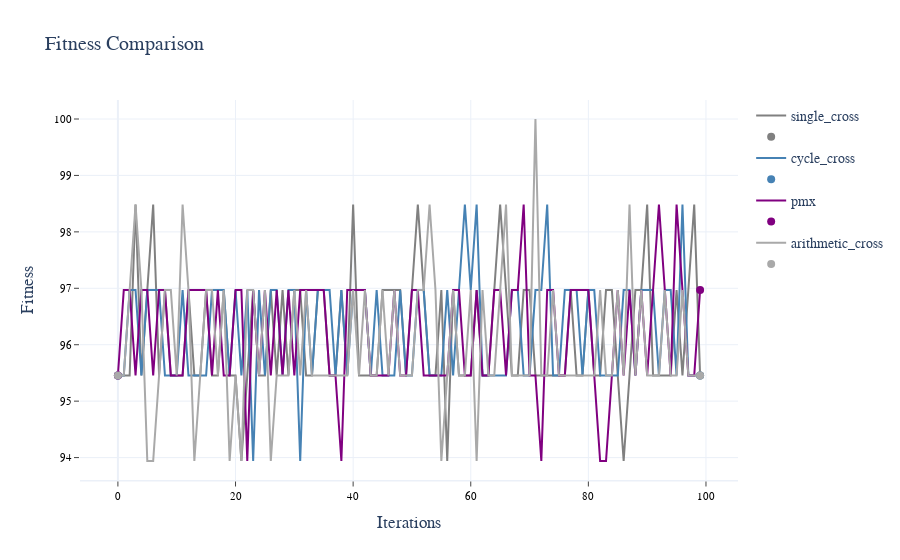
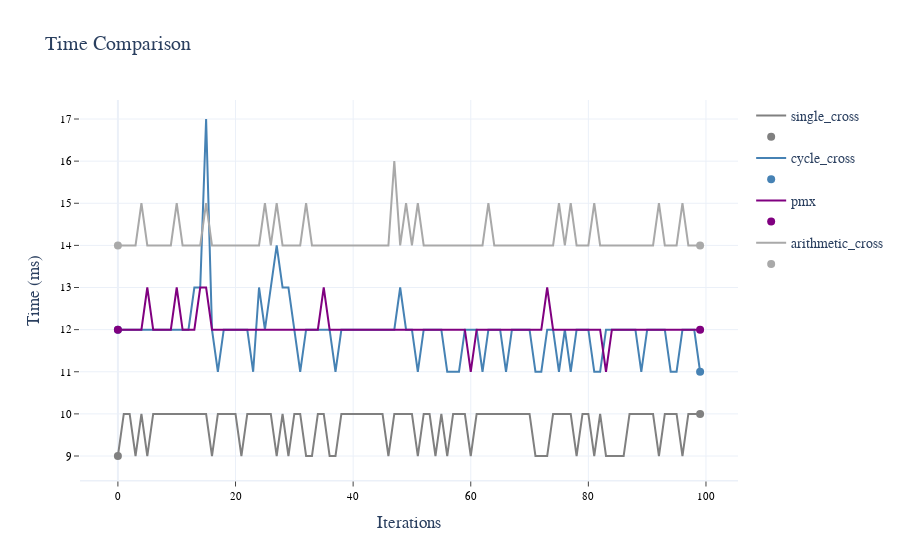

Write notebook code for charts like these, in order.
### Markdown cell above
### __2.2 Crossover Operator__

### Code cell
# seed for reproducibility
np.random.seed(0)

# Define the range of values
xo = ['single_cross', 'cycle_cross', 'pmx', 'arithmetic_cross']

# Setting previous best parameter as new default value
params.update(replace_param)

# Print current parameters to use in best_operators_search
print('\033[1mParameters for GA:\033[0m', end='\n\n')
print(params, end='\n\n')

param_list, df = best_operators_search('cross', xo, params)

# Displaying average results of the 100 iterations
print('\033[1mAverage results:', end='\n')
df['const'] = 'const'
df_avg = df.groupby('const').mean().reset_index(drop=True).round(3)
display(df_avg)

# Getting best parameter by fitness & time
best_param_fit = df_avg[[col for col in df_avg.columns if col.startswith('Fit_')]].idxmax(axis=1)[0].replace('Fit_', '')
best_param_time = df_avg[[col for col in df_avg.columns if col.startswith('Time_')]].idxmin(axis=1)[0].replace('Time_', '')
replace_param = {'cross': best_param_fit}
print(f'\nBest Fitness: \033[1m{best_param_fit}\033[0m\n\nBest Time: \033[1m{best_param_time}\033[0m', end='\n\n')

# Plotting results
plot_values(data = df, colors = color_palette[:len(xo)], layout=2, template='white', grid=True)

### Figure 1 — Plotly figure (JSON) as saved in the notebook; plotly's stock layout.template omitted (floating-point values rounded to 4 significant figures)
{"data": [{"line": {"color": "gray", "width": 2}, "name": "single_cross", "type": "scatter", "x": [0, 1, 2, 3, 4, 5, 6, 7, 8, 9, 10, 11, 12, 13, 14, 15, 16, 17, 18, 19, 20, 21, 22, 23, 24, 25, 26, 27, 28, 29, 30, 31, 32, 33, 34, 35, 36, 37, 38, 39, 40, 41, 42, 43, 44, 45, 46, 47, 48, 49, 50, 51, 52, 53, 54, 55, 56, 57, 58, 59, 60, 61, 62, 63, 64, 65, 66, 67, 68, 69, 70, 71, 72, 73, 74, 75, 76, 77, 78, 79, 80, 81, 82, 83, 84, 85, 86, 87, 88, 89, 90, 91, 92, 93, 94, 95, 96, 97, 98, 99], "y": [95.45, 95.45, 95.45, 98.48, 95.45, 96.97, 98.48, 95.45, 96.97, 95.45, 95.45, 95.45, 96.97, 95.45, 95.45, 96.97, 95.45, 95.45, 96.97, 95.45, 95.45, 93.94, 95.45, 96.97, 95.45, 95.45, 96.97, 95.45, 96.97, 95.45, 96.97, 96.97, 95.45, 95.45, 96.97, 96.97, 95.45, 95.45, 96.97, 95.45, 98.48, 95.45, 95.45, 95.45, 95.45, 96.97, 96.97, 96.97, 96.97, 95.45, 96.97, 98.48, 96.97, 95.45, 95.45, 96.97, 93.94, 96.97, 95.45, 95.45, 95.45, 96.97, 95.45, 95.45, 96.97, 98.48, 96.97, 95.45, 95.45, 96.97, 96.97, 95.45, 95.45, 95.45, 95.45, 95.45, 95.45, 96.97, 95.45, 95.45, 96.97, 95.45, 95.45, 96.97, 96.97, 95.45, 93.94, 95.45, 96.97, 96.97, 98.48, 95.45, 95.45, 95.45, 95.45, 96.97, 95.45, 96.97, 98.48, 95.45]}, {"marker": {"color": "gray", "size": 8}, "mode": "markers", "name": "", "type": "scatter", "x": [0, 99], "y": [95.45, 95.45]}, {"line": {"color": "steelblue", "width": 2}, "name": "cycle_cross", "type": "scatter", "x": [0, 1, 2, 3, 4, 5, 6, 7, 8, 9, 10, 11, 12, 13, 14, 15, 16, 17, 18, 19, 20, 21, 22, 23, 24, 25, 26, 27, 28, 29, 30, 31, 32, 33, 34, 35, 36, 37, 38, 39, 40, 41, 42, 43, 44, 45, 46, 47, 48, 49, 50, 51, 52, 53, 54, 55, 56, 57, 58, 59, 60, 61, 62, 63, 64, 65, 66, 67, 68, 69, 70, 71, 72, 73, 74, 75, 76, 77, 78, 79, 80, 81, 82, 83, 84, 85, 86, 87, 88, 89, 90, 91, 92, 93, 94, 95, 96, 97, 98, 99], "y": [95.45, 95.45, 96.97, 96.97, 95.45, 96.97, 96.97, 96.97, 95.45, 95.45, 95.45, 96.97, 95.45, 95.45, 95.45, 95.45, 96.97, 96.97, 96.97, 95.45, 96.97, 95.45, 96.97, 93.94, 96.97, 95.45, 96.97, 96.97, 95.45, 96.97, 96.97, 93.94, 96.97, 95.45, 96.97, 96.97, 96.97, 95.45, 96.97, 95.45, 96.97, 96.97, 96.97, 95.45, 96.97, 95.45, 95.45, 95.45, 96.97, 95.45, 95.45, 96.97, 96.97, 95.45, 95.45, 95.45, 96.97, 95.45, 96.97, 98.48, 96.97, 98.48, 95.45, 95.45, 95.45, 95.45, 95.45, 96.97, 96.97, 95.45, 95.45, 96.97, 96.97, 98.48, 95.45, 95.45, 96.97, 96.97, 96.97, 95.45, 96.97, 96.97, 95.45, 95.45, 95.45, 95.45, 96.97, 96.97, 95.45, 96.97, 96.97, 96.97, 95.45, 96.97, 96.97, 95.45, 98.48, 95.45, 95.45, 95.45]}, {"marker": {"color": "steelblue", "size": 8}, "mode": "markers", "name": "", "type": "scatter", "x": [0, 99], "y": [95.45, 95.45]}, {"line": {"color": "purple", "width": 2}, "name": "pmx", "type": "scatter", "x": [0, 1, 2, 3, 4, 5, 6, 7, 8, 9, 10, 11, 12, 13, 14, 15, 16, 17, 18, 19, 20, 21, 22, 23, 24, 25, 26, 27, 28, 29, 30, 31, 32, 33, 34, 35, 36, 37, 38, 39, 40, 41, 42, 43, 44, 45, 46, 47, 48, 49, 50, 51, 52, 53, 54, 55, 56, 57, 58, 59, 60, 61, 62, 63, 64, 65, 66, 67, 68, 69, 70, 71, 72, 73, 74, 75, 76, 77, 78, 79, 80, 81, 82, 83, 84, 85, 86, 87, 88, 89, 90, 91, 92, 93, 94, 95, 96, 97, 98, 99], "y": [95.45, 96.97, 96.97, 95.45, 96.97, 96.97, 95.45, 96.97, 96.97, 95.45, 95.45, 95.45, 96.97, 96.97, 96.97, 96.97, 95.45, 96.97, 95.45, 95.45, 96.97, 96.97, 93.94, 96.97, 95.45, 96.97, 95.45, 96.97, 95.45, 96.97, 95.45, 96.97, 96.97, 96.97, 96.97, 96.97, 95.45, 95.45, 93.94, 96.97, 96.97, 96.97, 96.97, 95.45, 95.45, 95.45, 95.45, 96.97, 95.45, 95.45, 96.97, 96.97, 95.45, 95.45, 95.45, 95.45, 95.45, 96.97, 96.97, 95.45, 95.45, 96.97, 95.45, 95.45, 96.97, 96.97, 95.45, 96.97, 96.97, 98.48, 95.45, 95.45, 93.94, 96.97, 96.97, 95.45, 95.45, 96.97, 96.97, 96.97, 96.97, 95.45, 93.94, 93.94, 95.45, 96.97, 95.45, 96.97, 95.45, 96.97, 95.45, 96.97, 98.48, 96.97, 95.45, 98.48, 96.97, 95.45, 95.45, 96.97]}, {"marker": {"color": "purple", "size": 8}, "mode": "markers", "name": "", "type": "scatter", "x": [0, 99], "y": [95.45, 96.97]}, {"line": {"color": "darkgray", "width": 2}, "name": "arithmetic_cross", "type": "scatter", "x": [0, 1, 2, 3, 4, 5, 6, 7, 8, 9, 10, 11, 12, 13, 14, 15, 16, 17, 18, 19, 20, 21, 22, 23, 24, 25, 26, 27, 28, 29, 30, 31, 32, 33, 34, 35, 36, 37, 38, 39, 40, 41, 42, 43, 44, 45, 46, 47, 48, 49, 50, 51, 52, 53, 54, 55, 56, 57, 58, 59, 60, 61, 62, 63, 64, 65, 66, 67, 68, 69, 70, 71, 72, 73, 74, 75, 76, 77, 78, 79, 80, 81, 82, 83, 84, 85, 86, 87, 88, 89, 90, 91, 92, 93, 94, 95, 96, 97, 98, 99], "y": [95.45, 95.45, 96.97, 98.48, 96.97, 93.94, 93.94, 95.45, 96.97, 96.97, 95.45, 98.48, 96.97, 93.94, 95.45, 96.97, 96.97, 95.45, 96.97, 93.94, 95.45, 93.94, 96.97, 96.97, 95.45, 96.97, 93.94, 95.45, 95.45, 95.45, 96.97, 95.45, 96.97, 95.45, 95.45, 95.45, 95.45, 95.45, 95.45, 95.45, 96.97, 95.45, 96.97, 95.45, 95.45, 96.97, 95.45, 96.97, 95.45, 95.45, 95.45, 96.97, 96.97, 98.48, 96.97, 93.94, 95.45, 96.97, 95.45, 95.45, 96.97, 93.94, 96.97, 95.45, 95.45, 96.97, 98.48, 95.45, 95.45, 95.45, 95.45, 100, 95.45, 95.45, 96.97, 95.45, 95.45, 95.45, 95.45, 95.45, 95.45, 95.45, 96.97, 95.45, 95.45, 96.97, 95.45, 98.48, 95.45, 96.97, 95.45, 95.45, 95.45, 96.97, 95.45, 95.45, 96.97, 95.45, 95.45, 95.45]}, {"marker": {"color": "darkgray", "size": 8}, "mode": "markers", "name": "", "type": "scatter", "x": [0, 99], "y": [95.45, 95.45]}], "layout": {"font": {"family": "Verdana", "size": 14}, "title": {"text": "Fitness Comparison"}, "xaxis": {"linewidth": 1.5, "showgrid": true, "showline": true, "showticklabels": true, "tickfont": {"color": "#000000", "family": "Verdana", "size": 11}, "ticks": "outside", "title": {"text": "Iterations"}}, "yaxis": {"showgrid": true, "showline": false, "showticklabels": true, "tickfont": {"color": "#000000", "family": "Verdana", "size": 11}, "ticks": "outside", "title": {"text": "Fitness"}, "zeroline": false}}}

### Figure 2 — Plotly figure (JSON) as saved in the notebook; plotly's stock layout.template omitted (floating-point values rounded to 4 significant figures)
{"data": [{"line": {"color": "gray", "width": 2}, "name": "single_cross", "type": "scatter", "x": [0, 1, 2, 3, 4, 5, 6, 7, 8, 9, 10, 11, 12, 13, 14, 15, 16, 17, 18, 19, 20, 21, 22, 23, 24, 25, 26, 27, 28, 29, 30, 31, 32, 33, 34, 35, 36, 37, 38, 39, 40, 41, 42, 43, 44, 45, 46, 47, 48, 49, 50, 51, 52, 53, 54, 55, 56, 57, 58, 59, 60, 61, 62, 63, 64, 65, 66, 67, 68, 69, 70, 71, 72, 73, 74, 75, 76, 77, 78, 79, 80, 81, 82, 83, 84, 85, 86, 87, 88, 89, 90, 91, 92, 93, 94, 95, 96, 97, 98, 99], "y": [9, 10, 10, 9, 10, 9, 10, 10, 10, 10, 10, 10, 10, 10, 10, 10, 9, 10, 10, 10, 10, 9, 10, 10, 10, 10, 10, 9, 10, 9, 10, 10, 9, 9, 10, 10, 9, 9, 10, 10, 10, 10, 10, 10, 10, 10, 9, 10, 10, 10, 10, 9, 10, 10, 9, 10, 9, 10, 10, 10, 9, 10, 10, 10, 10, 10, 10, 10, 10, 10, 10, 9, 9, 9, 10, 10, 10, 10, 9, 10, 10, 9, 10, 9, 9, 9, 9, 10, 10, 10, 10, 10, 9, 10, 10, 10, 9, 10, 10, 10]}, {"marker": {"color": "gray", "size": 8}, "mode": "markers", "name": "", "type": "scatter", "x": [0, 99], "y": [9, 10]}, {"line": {"color": "steelblue", "width": 2}, "name": "cycle_cross", "type": "scatter", "x": [0, 1, 2, 3, 4, 5, 6, 7, 8, 9, 10, 11, 12, 13, 14, 15, 16, 17, 18, 19, 20, 21, 22, 23, 24, 25, 26, 27, 28, 29, 30, 31, 32, 33, 34, 35, 36, 37, 38, 39, 40, 41, 42, 43, 44, 45, 46, 47, 48, 49, 50, 51, 52, 53, 54, 55, 56, 57, 58, 59, 60, 61, 62, 63, 64, 65, 66, 67, 68, 69, 70, 71, 72, 73, 74, 75, 76, 77, 78, 79, 80, 81, 82, 83, 84, 85, 86, 87, 88, 89, 90, 91, 92, 93, 94, 95, 96, 97, 98, 99], "y": [12, 12, 12, 12, 12, 12, 12, 12, 12, 12, 12, 12, 12, 13, 13, 17, 12, 11, 12, 12, 12, 12, 12, 11, 13, 12, 13, 14, 13, 13, 12, 11, 12, 12, 12, 12, 12, 11, 12, 12, 12, 12, 12, 12, 12, 12, 12, 12, 13, 12, 12, 11, 12, 12, 12, 12, 11, 11, 11, 12, 12, 12, 11, 12, 12, 12, 11, 12, 12, 12, 12, 11, 11, 12, 12, 11, 12, 11, 12, 12, 12, 11, 11, 12, 12, 12, 12, 12, 12, 11, 12, 12, 12, 12, 11, 11, 12, 12, 12, 11]}, {"marker": {"color": "steelblue", "size": 8}, "mode": "markers", "name": "", "type": "scatter", "x": [0, 99], "y": [12, 11]}, {"line": {"color": "purple", "width": 2}, "name": "pmx", "type": "scatter", "x": [0, 1, 2, 3, 4, 5, 6, 7, 8, 9, 10, 11, 12, 13, 14, 15, 16, 17, 18, 19, 20, 21, 22, 23, 24, 25, 26, 27, 28, 29, 30, 31, 32, 33, 34, 35, 36, 37, 38, 39, 40, 41, 42, 43, 44, 45, 46, 47, 48, 49, 50, 51, 52, 53, 54, 55, 56, 57, 58, 59, 60, 61, 62, 63, 64, 65, 66, 67, 68, 69, 70, 71, 72, 73, 74, 75, 76, 77, 78, 79, 80, 81, 82, 83, 84, 85, 86, 87, 88, 89, 90, 91, 92, 93, 94, 95, 96, 97, 98, 99], "y": [12, 12, 12, 12, 12, 13, 12, 12, 12, 12, 13, 12, 12, 12, 13, 13, 12, 12, 12, 12, 12, 12, 12, 12, 12, 12, 12, 12, 12, 12, 12, 12, 12, 12, 12, 13, 12, 12, 12, 12, 12, 12, 12, 12, 12, 12, 12, 12, 12, 12, 12, 12, 12, 12, 12, 12, 12, 12, 12, 12, 11, 12, 12, 12, 12, 12, 12, 12, 12, 12, 12, 12, 12, 13, 12, 12, 12, 12, 12, 12, 12, 12, 12, 11, 12, 12, 12, 12, 12, 12, 12, 12, 12, 12, 12, 12, 12, 12, 12, 12]}, {"marker": {"color": "purple", "size": 8}, "mode": "markers", "name": "", "type": "scatter", "x": [0, 99], "y": [12, 12]}, {"line": {"color": "darkgray", "width": 2}, "name": "arithmetic_cross", "type": "scatter", "x": [0, 1, 2, 3, 4, 5, 6, 7, 8, 9, 10, 11, 12, 13, 14, 15, 16, 17, 18, 19, 20, 21, 22, 23, 24, 25, 26, 27, 28, 29, 30, 31, 32, 33, 34, 35, 36, 37, 38, 39, 40, 41, 42, 43, 44, 45, 46, 47, 48, 49, 50, 51, 52, 53, 54, 55, 56, 57, 58, 59, 60, 61, 62, 63, 64, 65, 66, 67, 68, 69, 70, 71, 72, 73, 74, 75, 76, 77, 78, 79, 80, 81, 82, 83, 84, 85, 86, 87, 88, 89, 90, 91, 92, 93, 94, 95, 96, 97, 98, 99], "y": [14, 14, 14, 14, 15, 14, 14, 14, 14, 14, 15, 14, 14, 14, 14, 15, 14, 14, 14, 14, 14, 14, 14, 14, 14, 15, 14, 15, 14, 14, 14, 14, 15, 14, 14, 14, 14, 14, 14, 14, 14, 14, 14, 14, 14, 14, 14, 16, 14, 15, 14, 15, 14, 14, 14, 14, 14, 14, 14, 14, 14, 14, 14, 15, 14, 14, 14, 14, 14, 14, 14, 14, 14, 14, 14, 15, 14, 15, 14, 14, 14, 15, 14, 14, 14, 14, 14, 14, 14, 14, 14, 14, 15, 14, 14, 14, 15, 14, 14, 14]}, {"marker": {"color": "darkgray", "size": 8}, "mode": "markers", "name": "", "type": "scatter", "x": [0, 99], "y": [14, 14]}], "layout": {"font": {"family": "Verdana", "size": 14}, "title": {"text": "Time Comparison"}, "xaxis": {"linewidth": 1.5, "showgrid": true, "showline": true, "showticklabels": true, "tickfont": {"color": "#000000", "family": "Verdana", "size": 11}, "ticks": "outside", "title": {"text": "Iterations"}}, "yaxis": {"showgrid": true, "showline": false, "showticklabels": true, "tickfont": {"color": "#000000", "family": "Verdana", "size": 11}, "ticks": "outside", "title": {"text": "Time (ms)"}, "zeroline": false}}}
